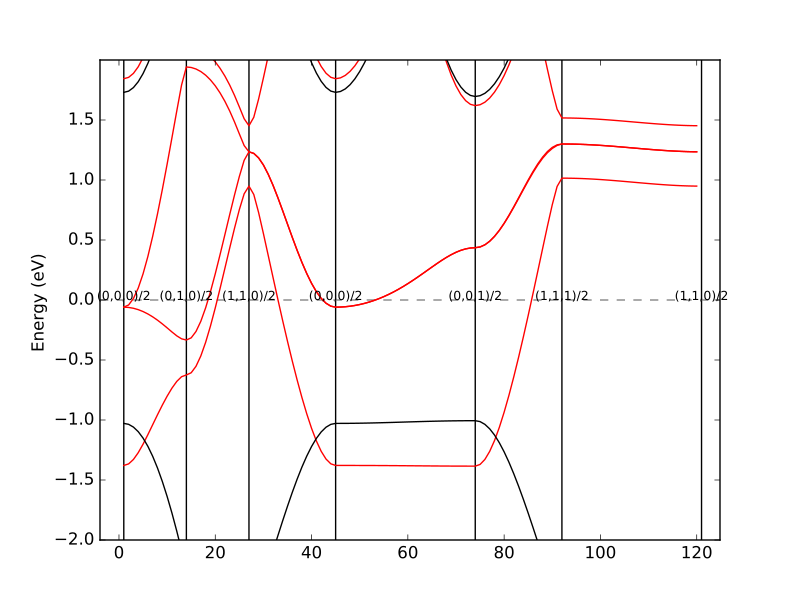

Source code (Python):
import pylab as P
import numpy as np
import sys
import math

def read_bands(filename):
  f=open(filename,'r')
  spl=f.readline().split()
  nkpt=int(spl[2])
  nband=int(spl[4])
  nspin=int(spl[6])
  spl=f.readline().split()
  npanel=int(spl[2])
  print(nkpt,nband,nspin,npanel)
  panels=[]
  for i in range(0,npanel+1):
    spl=f.readline().split()
    panels.append( (int(spl[1]),spl[2]) )
  data=[[],[]]
  for s in range(0,nspin):
    dummy=""
    while(dummy != "VIEW"):
      dummy=f.readline().split()[1]
    for k in range(1,nkpt):
      line=f.readline()
      #PYTHON2
      #data[s].append(map(float,line.split()))
      #PYTHON3
      data[s].append(list(map(float,line.split())))
  data[0]=np.array(data[0])
  data[1]=np.array(data[1])
  data[0]-=(1-4.7786127E-02)
  data[1]-=(1-4.7786127E-02)
  return data,panels

bands,panels=read_bands("BAND.DAT")
nband=bands[0].shape[1]
nkpt=bands[0].shape[0]
ax=P.gca()
for p in panels:
  ax.axvline(p[0],color='k')
  ax.annotate(p[1],xy=(p[0],0.0),ha='center',fontsize=9)
ax.axhline(0.0,color='gray',linestyle="--")
conv=27.2116
for b in range(50,nband):
  ax.plot(range(1,nkpt+1),conv*bands[0][:,b],color='k')
  ax.plot(range(1,nkpt+1),conv*bands[1][:,b],color='r')
P.ylim([-2,2])
P.ylabel("Energy (eV) ")
if len(sys.argv) < 2: 
  P.show()
else:
  P.savefig(sys.argv[1])
